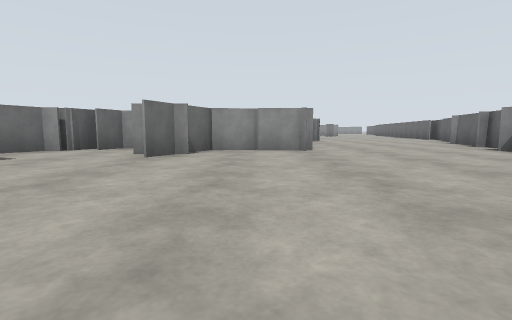
[1] (above)

18 first-person views from a walk through a world built for the Gazebo simulator. The camera is 0.94 m above the floor, tilts 6° down and sees 85° across. The floor is counted in squares, 2.5 m on a side. Each view is taken from the middle of a square. On the plan, view 1 faces up. The plan holds only what a view shows up to about 9 squares ahead; the rest is blank. The place goes on beyond the plan.

[2]
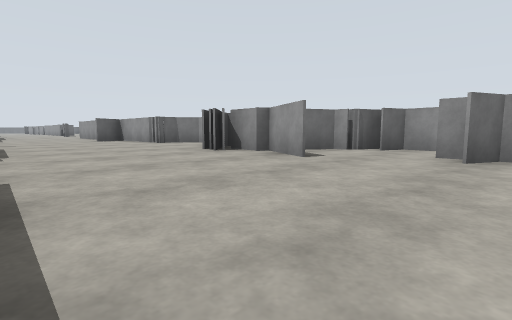

[3]
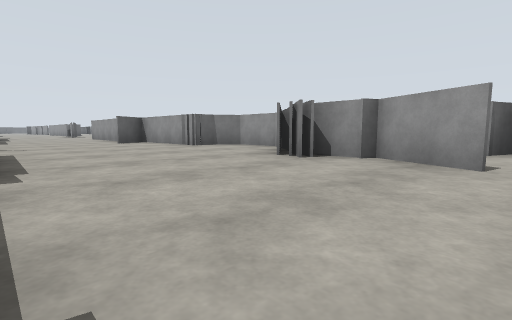

[4]
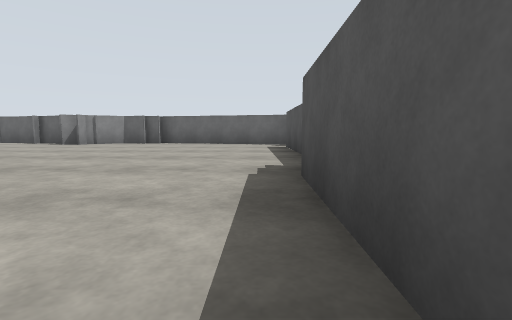

[5]
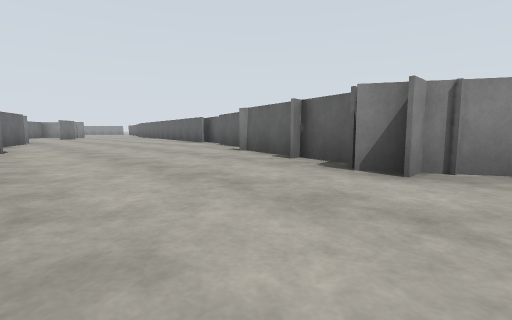

[6]
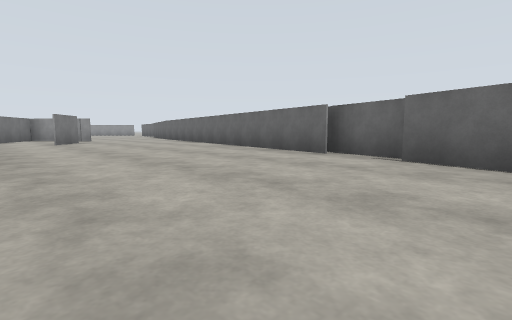

[7]
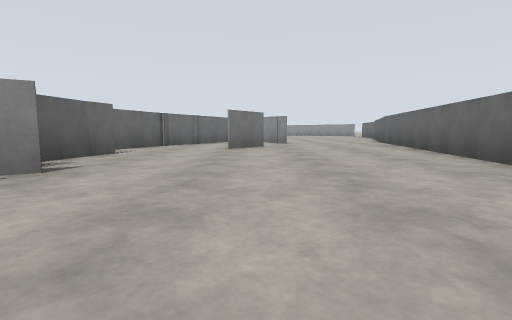

[8]
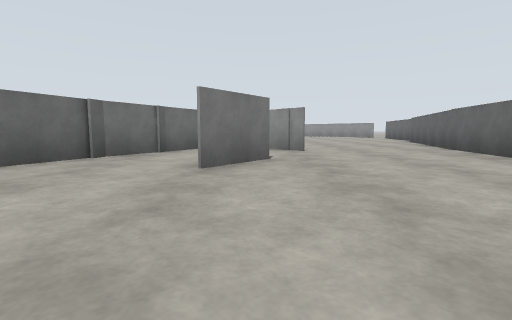

[9]
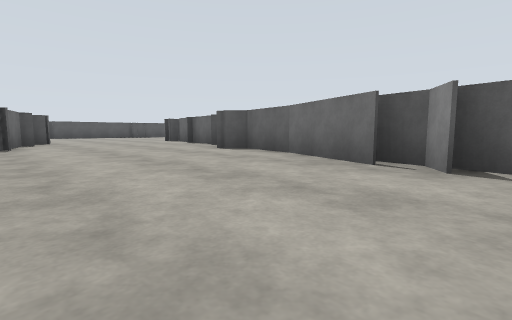

[10]
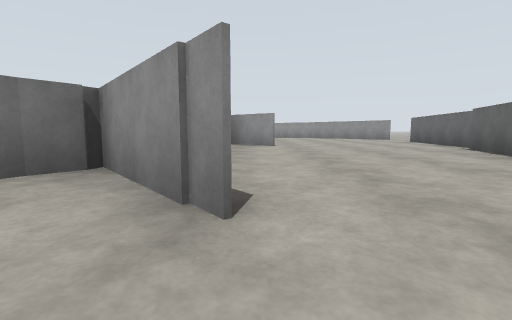

[11]
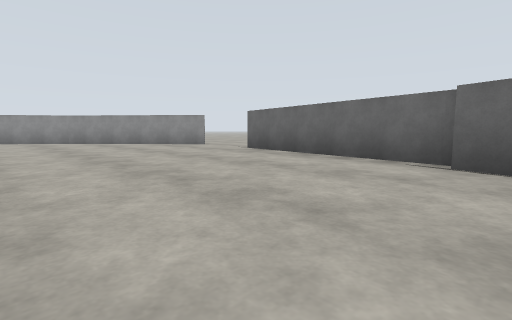

[12]
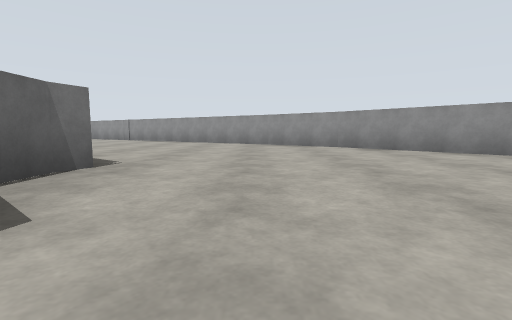

[13]
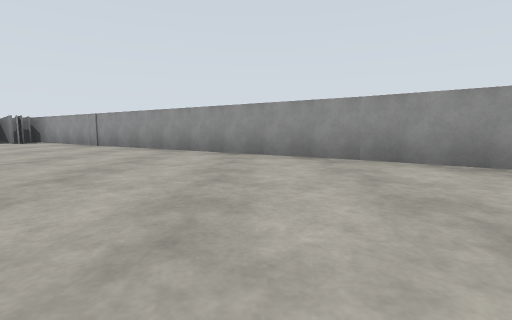

[14]
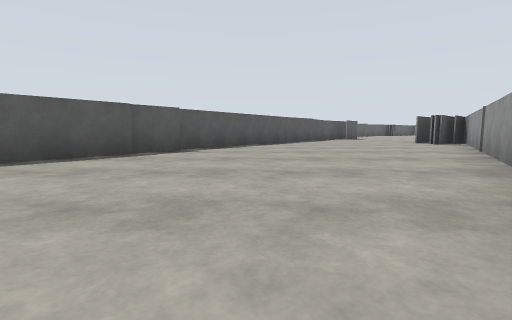

[15]
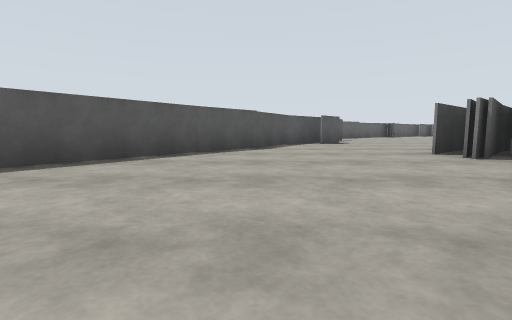

[16]
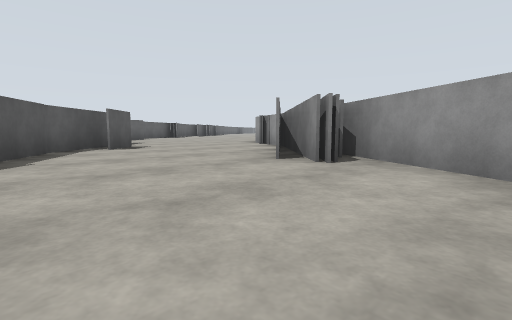

[17]
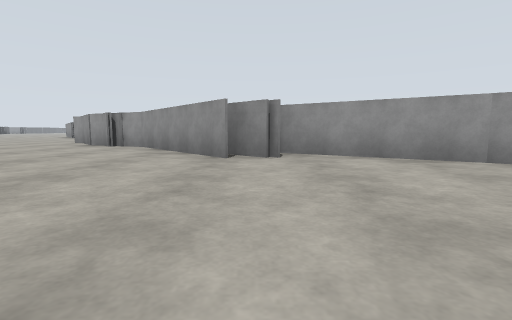

[18]
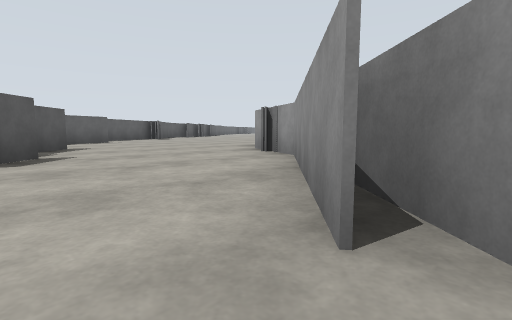

### Floor plan
Points are (right, up) in squares from view 1. A wall is a line through its corners. A room is listed if a view was taken in it or the views show most of it. See-through windows are left out.
Room 1 (views 1, 2, 3, 4, 5, 6, 7, 8, 9, 10)
walls: (1.3, 8.6) (1.1, 7.3); (1.1, 5.3) (0, 5.3); (0.1, 5.5) (-0.9, 5.3) (-1.2, 4.7); (5, 5.5) (5.7, 8.1); (-1, 4.5) (-2, 4.5); (-1.3, 4.5) (-1.6, 3.8); (-2.2, 5.9) (-2.8, 6) (-3.1, 5.4); (6.3, 8.9) (6.7, 10.2); (5, 3.1) (5.2, 3.8) (4.5, 5.3); (2.2, 12) (1.9, 10.7) (2.3, 10.3); (5.1, 2.8) (5.3, 3.4); (-3.2, 6) (-3.6, 5.2); (7, 10.2) (7.4, 11.5); (-3.9, 5.2) (-4.6, 3.7) (-5.5, 3.7); (-3.3, 3.2) (-4.6, 3.9); (7.1, 11.4) (8.9, 20.7); (3, 13.9) (2.2, 11.9); (3.1, 14.5) (2.6, 14.2); (1.4, -0.7) (3.4, -0.7); (2.8, 15) (2.5, 13.6); (-5.2, 3.3) (-5.7, 3.7); (4.6, -0.8) (5.4, 3); (-5.3, 3.1) (-5.9, 3.7); (-6, 3.9) (-5.2, 3.1); (-6.1, 4) (-6.5, 4.4); (-2.7, -0.3) (-0.6, -0.4); (-6.4, 4.3) (-7.5, 5.1) (-8.7, 5.1) (-9.2, 4.6) (-9.2, 4) (-11.9, 3.9); (2.7, 16.7) (2.5, 16.1) (2.4, 15.3); (2.7, 18.9) (2.2, 17.4); (5.2, 18.7) (4.4, 17.7); (5.9, 20.1) (4.5, 21.8); (-12.1, 3.8) (-11.7, 2.9); (4.4, 21.9) (2.8, 19)
ways out: opening at (7.5, 21) to room 2; opening at (-13, 2)
Room 2 (views 11, 12, 13, 14, 15, 16, 17, 18)
walls: (1.7, 32.7) (3.9, 31); (5.4, 29.9) (5.2, 29.5) (5.2, 28.9); (9, 33.5) (-1.9, 40.6); (-1.9, 35) (1.5, 32.5); (6.4, 25.8) (5.3, 26.7); (11.5, 30.4) (8.9, 33.4); (-3, 36.1) (-1.8, 35.1); (-0.7, 38.8) (-3.4, 41.4); (-0.7, 39) (-1.3, 39.6); (-1.3, 38.7) (-3.6, 41.5) (-5.3, 42.2) (-6.2, 43.4); (-0.9, 39.5) (-1.4, 40); (10.5, 24.5) (11.2, 28.6); (-5.8, 38.7) (-4.9, 37.8); (-6.2, 38.3) (-4.7, 36.8) (-3.2, 36); (9, 20.7) (10.3, 24.6); (-4.5, 41.6) (-4.9, 42.1)
ways out: opening at (7.5, 21) to room 1; opening at (-6.3, 41); opening at (11, 29.5)

Positions as (right, up) in squares from view 1, and headings:
1: (0, 0), facing up
2: (-1, 0), facing up-left
3: (-3, 0), facing up-left
4: (-3, 0), facing right
5: (2, 4), facing up-right
6: (3, 9), facing up-right
7: (5, 12), facing up
8: (5, 15), facing up
9: (6, 15), facing down-left
10: (6, 19), facing up
11: (7, 24), facing up-right
12: (7, 27), facing up
13: (6, 31), facing up
14: (7, 34), facing left
15: (3, 36), facing left
16: (1, 36), facing up-left
17: (-1, 35), facing up
18: (-1, 38), facing up-left
